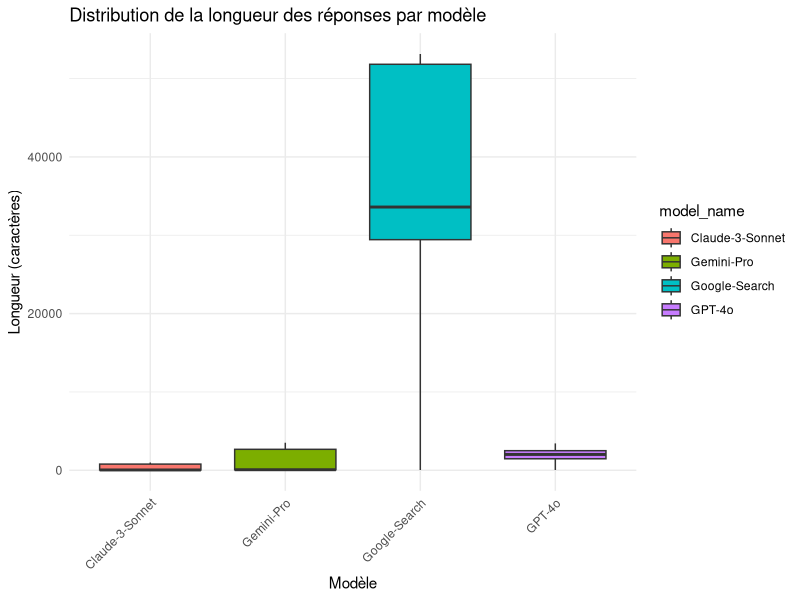
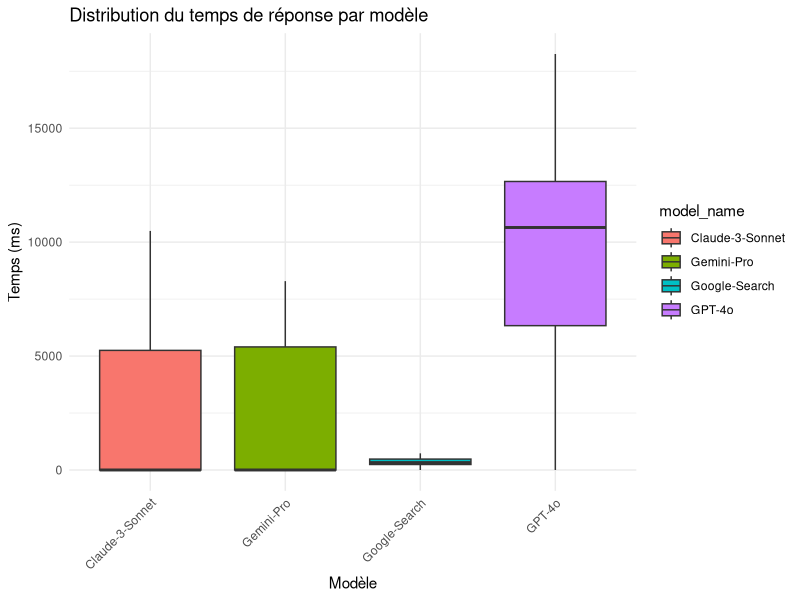
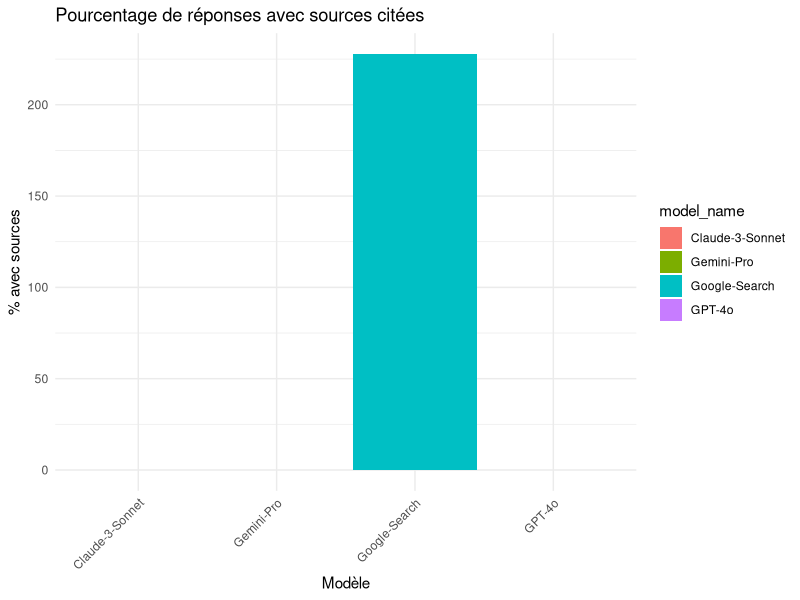
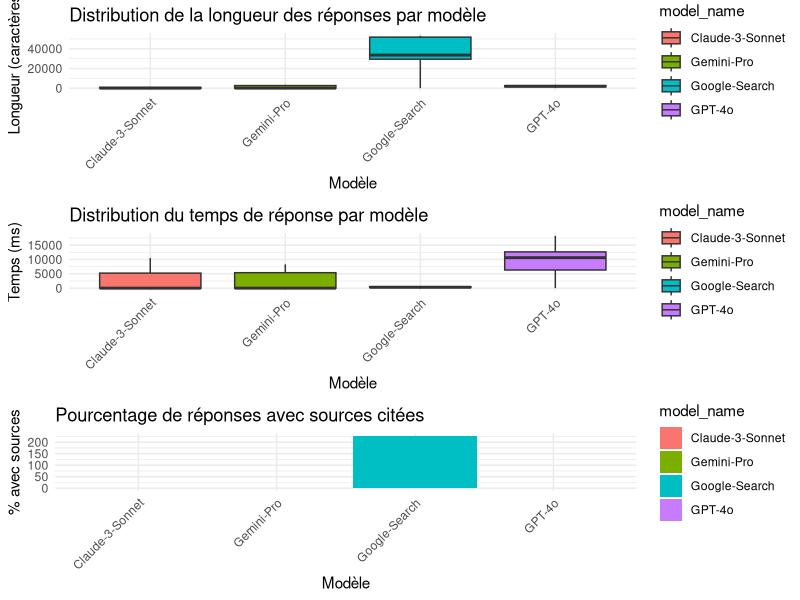

Source code (R) for these figures, in order:

# Script R d'analyse des données d'expérience
# Généré manuellement le 2025-07-28 16:02

library(readr)
library(dplyr)
library(ggplot2)
library(tidyr)

# Chargement des données
main_data <- read_csv("experiment_data_20250728_134606.csv")
aggregated_data <- read_csv("aggregated_data_20250728_134606.csv")
temporal_data <- read_csv("temporal_analysis_20250728_134606.csv")
sources_data <- read_csv("sources_detail_20250728_134606.csv")

# Aperçu des données
cat("=== APERCU DES DONNEES ===\n")
cat("Nombre total d'enregistrements:", nrow(main_data), "\n")
cat("Modèles testés:", paste(unique(main_data$model_name), collapse=", "), "\n")
cat("Requêtes testées:", paste(unique(main_data$query_id), collapse=", "), "\n")
cat("Période:", min(main_data$timestamp), "à", max(main_data$timestamp), "\n\n")

print(summary(main_data))

# Graphique 1: Longueur des réponses par modèle
p1 <- ggplot(main_data, aes(x=model_name, y=response_length, fill=model_name)) +
  geom_boxplot() +
  theme_minimal() +
  labs(title="Distribution de la longueur des réponses par modèle",
       x="Modèle", y="Longueur (caractères)") +
  theme(axis.text.x = element_text(angle=45, hjust=1))

print(p1)

# Graphique 2: Temps de réponse par modèle
p2 <- ggplot(main_data, aes(x=model_name, y=response_time_ms, fill=model_name)) +
  geom_boxplot() +
  theme_minimal() +
  labs(title="Distribution du temps de réponse par modèle",
       x="Modèle", y="Temps (ms)") +
  theme(axis.text.x = element_text(angle=45, hjust=1))

print(p2)

# Graphique 3: Pourcentage de réponses avec sources
p3 <- ggplot(aggregated_data, aes(x=model_name, y=sources_percentage, fill=model_name)) +
  geom_col() +
  theme_minimal() +
  labs(title="Pourcentage de réponses avec sources citées",
       x="Modèle", y="% avec sources") +
  theme(axis.text.x = element_text(angle=45, hjust=1))

print(p3)

# Analyse par type de requête
cat("\n=== ANALYSE PAR TYPE DE REQUETE ===\n")
query_analysis <- main_data %>%
  group_by(query_category, model_name) %>%
  summarise(
    nb_reponses = n(),
    longueur_moyenne = mean(response_length, na.rm=TRUE),
    temps_moyen = mean(response_time_ms, na.rm=TRUE),
    sources_moyennes = mean(sources_count, na.rm=TRUE),
    .groups = 'drop'
  )

print(query_analysis)

# Sauvegarder les graphiques
ggsave("analysis_plots_20250728_134606.png", 
       gridExtra::grid.arrange(p1, p2, p3, ncol=1), 
       width=12, height=15, dpi=300)

cat("\n✅ Analyse terminée. Graphiques sauvegardés dans analysis_plots_20250728_134606.png\n")
